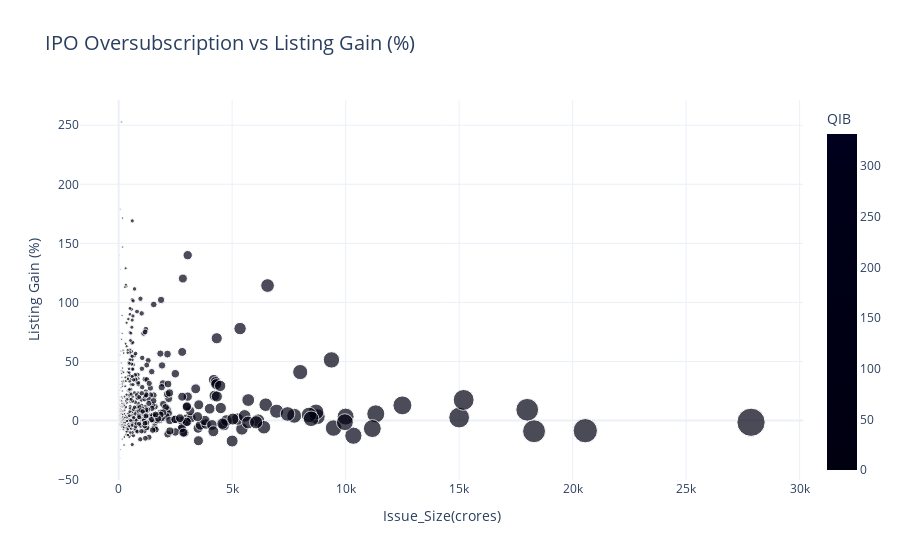

The notebook cell this image was saved under:
### Markdown cell above
Can we create an interactive chart showing subscription vs listing gain?

### Code cell
cols = ['IPO_Name', 'QIB', 'HNI', 'RII', 'Issue_Size(crores)', 'Listing_Return_%']
IPO_df_subset = IPO_df[cols].dropna()

import plotly.express as px

fig = px.scatter(
    IPO_df_subset,
    x='Issue_Size(crores)',
    y='Listing_Return_%',
    size='Issue_Size(crores)',        # bubble size (optional)
    color='QIB',                      # color by QIB subscription
    hover_name='IPO_Name',            # show IPO name on hover
    title='IPO Oversubscription vs Listing Gain (%)',
    labels={'Total': 'Total Subscription (x times)', 'Listing_Return_%': 'Listing Gain (%)'},
)

fig.update_layout(
    template='plotly_white',
    title_font=dict(size=20),
    xaxis=dict(showgrid=True),
    yaxis=dict(showgrid=True),
)
fig.write_image('IPO Oversubscription VS Listing Gain(%).png')
fig.show()

### Figure 1 — Plotly figure (JSON) as saved in the notebook; plotly's stock layout.template omitted (floating-point values rounded to 4 significant figures; data arrays with more than 128 entries replaced by an {"elided": "..."} marker saying what was removed)
{"data": [{"hovertemplate": "<b>%{hovertext}</b><br><br>Issue_Size(crores)=%{marker.size}<br>Listing Gain (%)=%{y}<br>QIB=%{marker.color}<extra></extra>", "hovertext": {"elided": "561 str values"}, "legendgroup": "", "marker": {"color": {"elided": "561 float values"}, "coloraxis": "coloraxis", "size": {"elided": "561 float values"}, "sizemode": "area", "sizeref": 69.65, "symbol": "circle"}, "mode": "markers", "name": "", "orientation": "v", "showlegend": false, "type": "scatter", "x": {"elided": "561 float values"}, "xaxis": "x", "y": {"elided": "561 float values"}, "yaxis": "y"}], "layout": {"coloraxis": {"colorbar": {"title": {"text": "QIB"}}, "colorscale": [[0, "#000011"], [0.1111, "#000012"], [0.2222, "#000013"], [0.3333, "#000014"], [0.4444, "#000015"], [0.5556, "#000016"], [0.6667, "#000017"], [0.7778, "#000018"], [0.8889, "#000019"], [1, "#000020"]]}, "legend": {"itemsizing": "constant", "tracegroupgap": 0}, "title": {"font": {"size": 20}, "text": "IPO Oversubscription vs Listing Gain (%)"}, "xaxis": {"anchor": "y", "domain": [0, 1], "showgrid": true, "title": {"text": "Issue_Size(crores)"}}, "yaxis": {"anchor": "x", "domain": [0, 1], "showgrid": true, "title": {"text": "Listing Gain (%)"}}}}
